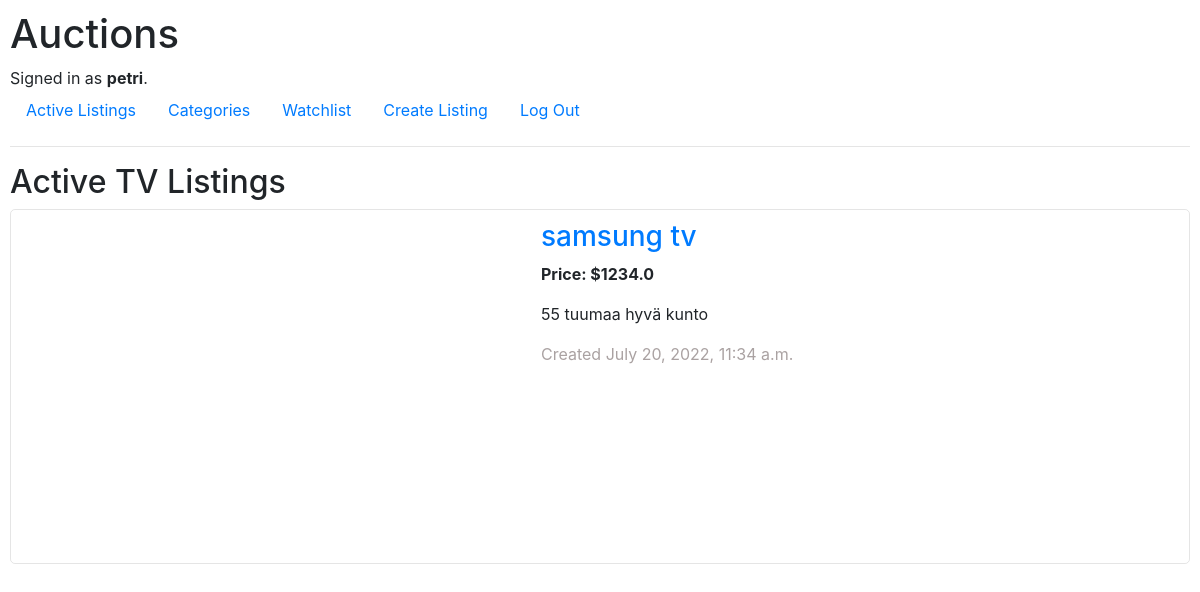
The app's page /categories/2 (signed in) with its own data.
### auctions/models.py (models this page shows)
class User(AbstractUser):
    pass

class AuctionListing(models.Model):
    lister = models.ForeignKey(User, on_delete=models.CASCADE, related_name="lister", null=True)
    name = models.CharField(max_length=1000)
    description = models.CharField(max_length=1000, blank=True)
    price = models.FloatField()
    image_url = models.URLField(blank=True)
    CATEGORIES = (
        ('1','Other'),
        ('2', 'TV'),
        ('3', 'Laptop'),
        ('4', 'Smartphone'),
        ('5', 'Tablet')
    )
    category = models.CharField(max_length=1, blank=False, choices=CATEGORIES)
    time = models.DateTimeField()

### auctions/views.py (the view)
# urls.py: path("categories/<str:category_id>", views.category_id, name="category_id"),
def category_id(request, category_id):
    closed_auctions = ClosedAuctions.objects.values_list("item", flat = True)
    auctions = AuctionListing.objects.exclude(id__in=closed_auctions).filter(category = category_id)
    categories = Categories.category.field.choices
    kategoriat = []
    for category in categories:
        kategoriat.append(category[1])
    category = kategoriat[int(category_id)-1]
    return render(request, "auctions/category_id.html",{
        "auctions": auctions,
        "category": category
    })

### auctions/templates/auctions/category_id.html (shortened to what this page needs)
{% extends "auctions/layout.html" %}
{% block body %}
    <h2>Active {{ category }} Listings</h2>
    {% if auctions %}
    {% for auction in auctions %}
    <div class="auctionbox">
        {% if auction.image_url %}
        <div class="imagebox">
        </div>
        {% endif %}
        <div style="width:auto">
            <a href="{% url 'listings' auction.id %}">
            <h3>{{ auction.name }}</h3>
            </a>
            <div style="font-weight: bold;">Price: ${{ auction.price }}</div>
            <div style="word-break: break-all;">{{ auction.description }}</div>
            <div style="color:rgb(170, 162, 162)">Created {{ auction.time }}</div>
        </div>
    </div>
    <br>
    {% endfor %}
    {% else %}
    No active listings.
    {% endif %}
{% endblock %}

### auctions/templates/auctions/layout.html (shortened to what this page needs)
{% load static %}
<!DOCTYPE html>
<html lang="en">
    <head>
        <link rel="stylesheet" href="https://stackpath.bootstrapcdn.com/bootstrap/4.4.1/css/bootstrap.min.css">
        <link href="{% static 'auctions/styles.css' %}" rel="stylesheet">
    </head>
    <body>
        <h1>Auctions</h1>
        <div>
            {% if user.is_authenticated %}
                Signed in as <strong>{{ user.username }}</strong>.
            {% else %}
                Not signed in.
            {% endif %}
        </div>
        <ul class="nav">
            <li class="nav-item">
                <a class="nav-link" href="{% url 'index' %}">Active Listings</a>
            </li>
            <li class="nav-item">
                <a class="nav-link" href="{% url 'categories' %}">Categories</a>
            </li>
            {% if user.is_authenticated %}
                <li class="nav-item">
                    <a class="nav-link" href="{% url 'watchlist' %}">Watchlist</a>
                </li>
                <li class="nav-item">
                    <a class="nav-link" href="{% url 'create_listing' %}">Create Listing</a>
                </li>
                <li class="nav-item">
                    <a class="nav-link" href="{% url 'logout' %}">Log Out</a>
                </li>
            {% endif %}
        </ul>
        <hr>
        {% block body %}
        {% endblock %}
    </body>
</html>

### auctions/static/auctions/styles.css (style rules this page uses)
body { padding: 10px; }
.auctionbox { display: flex; flex-wrap: wrap; gap: 20px; box-sizing: border-box; border: 1px solid rgba(0, 0, 0, 0.1); padding: 10px; border-radius: 5px; }
.imagebox { width: 500px; height: 333px; text-align: center; }

### records on screen
User: username "petri"
AuctionListing: name "samsung tv", price "1234.0", description "55 tuumaa hyvä kunto", time "July 20, 2022, 11:34 a.m."

### other values on screen
{{ category }} "TV"
